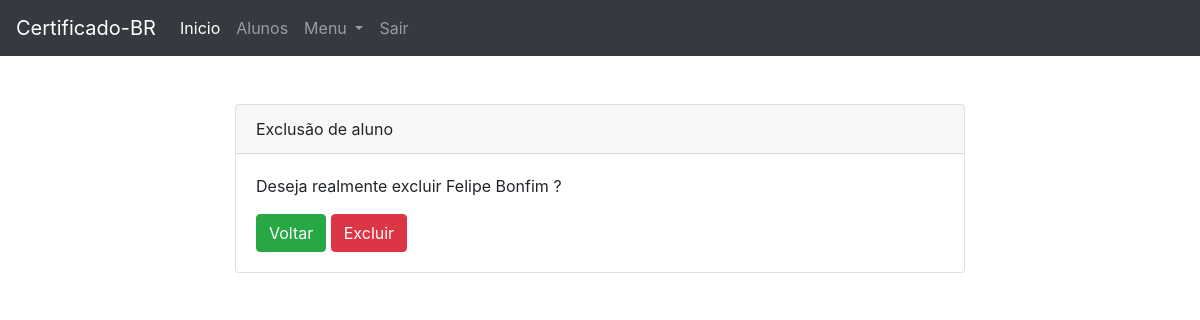
The page /excluir_aluno/6 on the database as committed earlier.
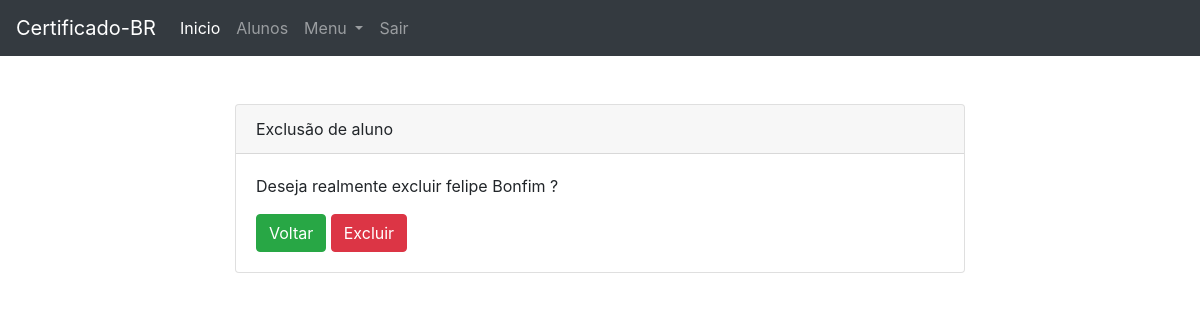
The same page on the database as committed later.
### core/models.py (models this page shows, shortened)
class Aluno(models.Model):
    nome = models.CharField('Nome', max_length=200)
    matricula = models.CharField('Matricula', max_length=8, editable=False)
    cidade = models.CharField('Cidade', max_length=40)
    uf = models.CharField('Estado', max_length=20)
    curso = models.CharField('Curso', max_length=200)
    user = models.ForeignKey(User, on_delete=models.CASCADE, null=True, blank=True)

### core/views.py (the view)
# urls.py: path('excluir_aluno/<int:id>', excluir_aluno, name='excluir_aluno'),
def excluir_aluno(request, id):
    template_name = 'excluir_aluno.html'
    aluno = Aluno.objects.get(id=id)
    usuario = User.objects.get(username=aluno.user)
    if request.method == 'POST':
        usuario.delete()
        msg = 'excluido'
        return redirect('alunos')
    return render(request, template_name, locals())

### core/templates/excluir_aluno.html (shortened to what this page needs)
{% extends "base.html" %}
{% load static %}
{% block menu %}
<nav class="navbar navbar-expand-lg navbar-dark bg-dark">
    <a class="navbar-brand" href="{% url 'index' %}">Certificado-BR</a>
    <div class="collapse navbar-collapse" id="conteudoNavbarSuportado">
        <ul class="navbar-nav mr-auto">
            <li class="nav-item active">
                <a class="nav-link" href="{% url 'index' %}">Inicio <span class="sr-only">(página atual)</span></a>
            </li>
            <li class="nav-item">
                <a class="nav-link" href="{% url 'alunos' %}">Alunos</a>
            </li>
            <li class="nav-item dropdown">
                <a class="nav-link dropdown-toggle" href="#" id="navbarDropdown" role="button" data-toggle="dropdown" aria-haspopup="true" aria-expanded="false">
                    Menu
                </a>
            </li>
            <li class="nav-item">
                <a class="nav-link" href="{% url 'logout' %}">Sair</a>
            </li>
        </ul>
    </div>
</nav>
{% endblock %}
{% block main %}
<div class="row pt-5"> </div>
<div class="container">
    <div class="row">
        <div class="col-sm-2"></div>
        <div class="col-sm-8">
            <div class="card">
                <div class="card-header">
                    Exclusão de aluno
                </div>
                <div class="card-body">
                    <form method="post">
                        <p class="card-text">Deseja realmente excluir {{ aluno.nome }} ? </p>
                        <a href="{% url 'edit_aluno' aluno.id %}" class="btn btn-success">Voltar</a>
                        <button type="submit" class="btn btn-danger">Excluir</button>
                    </form>
                </div>
            </div>
        </div>
        <div class="col-sm-2"></div>
    </div>
</div>
{% endblock %}

Rows that differ between the two databases and show on the page:
changed Aluno: nome "Felipe Bonfim" → "felipe Bonfim"
